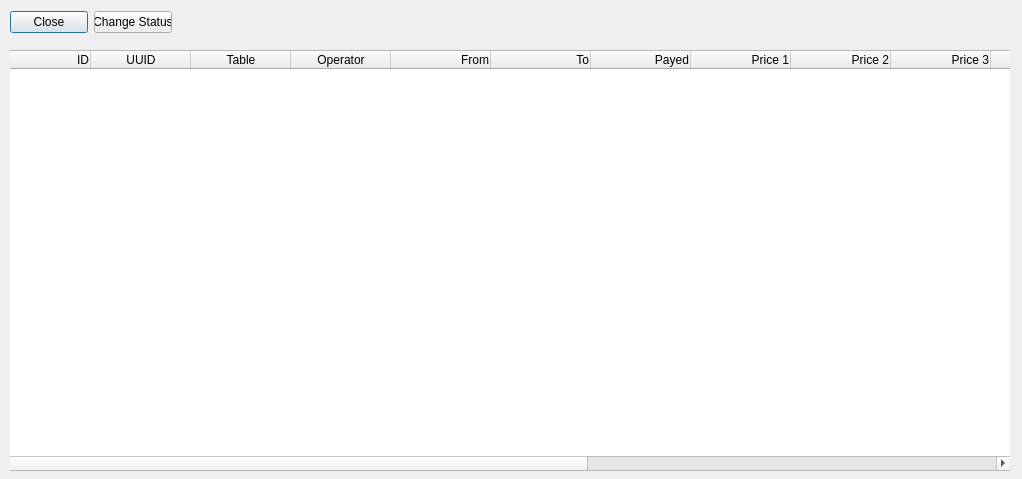
<?xml version="1.0" encoding="UTF-8"?>
<ui version="4.0">
 <class>Dialog</class>
 <widget class="QDialog" name="Dialog">
  <property name="geometry">
   <rect>
    <x>0</x>
    <y>0</y>
    <width>1022</width>
    <height>479</height>
   </rect>
  </property>
  <property name="sizePolicy">
   <sizepolicy hsizetype="Fixed" vsizetype="Fixed">
    <horstretch>0</horstretch>
    <verstretch>0</verstretch>
   </sizepolicy>
  </property>
  <property name="windowTitle">
   <string>Orders</string>
  </property>
  <widget class="QWidget" name="widget" native="true">
   <property name="enabled">
    <bool>true</bool>
   </property>
   <property name="geometry">
    <rect>
     <x>10</x>
     <y>50</y>
     <width>1000</width>
     <height>421</height>
    </rect>
   </property>
   <property name="sizePolicy">
    <sizepolicy hsizetype="Fixed" vsizetype="Fixed">
     <horstretch>0</horstretch>
     <verstretch>0</verstretch>
    </sizepolicy>
   </property>
   <property name="minimumSize">
    <size>
     <width>650</width>
     <height>300</height>
    </size>
   </property>
   <property name="maximumSize">
    <size>
     <width>1000</width>
     <height>600</height>
    </size>
   </property>
   <property name="contextMenuPolicy">
    <enum>Qt::NoContextMenu</enum>
   </property>
   <widget class="QTableWidget" name="tableWidget">
    <property name="geometry">
     <rect>
      <x>-20</x>
      <y>0</y>
      <width>1021</width>
      <height>421</height>
     </rect>
    </property>
    <property name="minimumSize">
     <size>
      <width>100</width>
      <height>0</height>
     </size>
    </property>
    <property name="maximumSize">
     <size>
      <width>1051</width>
      <height>16777215</height>
     </size>
    </property>
    <property name="contextMenuPolicy">
     <enum>Qt::NoContextMenu</enum>
    </property>
    <property name="toolTip">
     <string notr="true"/>
    </property>
    <property name="statusTip">
     <string notr="true"/>
    </property>
    <property name="layoutDirection">
     <enum>Qt::LeftToRight</enum>
    </property>
    <property name="autoFillBackground">
     <bool>true</bool>
    </property>
    <property name="editTriggers">
     <set>QAbstractItemView::NoEditTriggers</set>
    </property>
    <column>
     <property name="text">
      <string notr="true">ID</string>
     </property>
     <property name="toolTip">
      <string notr="true"/>
     </property>
     <property name="whatsThis">
      <string notr="true"/>
     </property>
     <property name="textAlignment">
      <set>AlignRight|AlignVCenter</set>
     </property>
    </column>
    <column>
     <property name="text">
      <string>UUID</string>
     </property>
    </column>
    <column>
     <property name="text">
      <string>Table</string>
     </property>
    </column>
    <column>
     <property name="text">
      <string notr="true">Operator</string>
     </property>
     <property name="toolTip">
      <string notr="true"/>
     </property>
     <property name="whatsThis">
      <string notr="true"/>
     </property>
    </column>
    <column>
     <property name="text">
      <string notr="true">From</string>
     </property>
     <property name="toolTip">
      <string notr="true"/>
     </property>
     <property name="whatsThis">
      <string notr="true"/>
     </property>
     <property name="textAlignment">
      <set>AlignRight|AlignVCenter</set>
     </property>
    </column>
    <column>
     <property name="text">
      <string>To</string>
     </property>
     <property name="textAlignment">
      <set>AlignRight|AlignVCenter</set>
     </property>
    </column>
    <column>
     <property name="text">
      <string>Payed</string>
     </property>
     <property name="textAlignment">
      <set>AlignRight|AlignVCenter</set>
     </property>
    </column>
    <column>
     <property name="text">
      <string>Price 1</string>
     </property>
     <property name="textAlignment">
      <set>AlignRight|AlignVCenter</set>
     </property>
    </column>
    <column>
     <property name="text">
      <string>Price 2</string>
     </property>
     <property name="textAlignment">
      <set>AlignRight|AlignVCenter</set>
     </property>
    </column>
    <column>
     <property name="text">
      <string>Price 3</string>
     </property>
     <property name="textAlignment">
      <set>AlignRight|AlignVCenter</set>
     </property>
    </column>
    <column>
     <property name="text">
      <string>Brutto</string>
     </property>
     <property name="textAlignment">
      <set>AlignRight|AlignVCenter</set>
     </property>
    </column>
    <column>
     <property name="text">
      <string>Card</string>
     </property>
     <property name="textAlignment">
      <set>AlignRight|AlignVCenter</set>
     </property>
    </column>
    <column>
     <property name="text">
      <string>Percent</string>
     </property>
     <property name="textAlignment">
      <set>AlignRight|AlignVCenter</set>
     </property>
    </column>
    <column>
     <property name="text">
      <string>Discount</string>
     </property>
     <property name="textAlignment">
      <set>AlignRight|AlignVCenter</set>
     </property>
    </column>
    <column>
     <property name="text">
      <string>Netto</string>
     </property>
     <property name="textAlignment">
      <set>AlignRight|AlignVCenter</set>
     </property>
    </column>
    <column>
     <property name="text">
      <string notr="true">Sync</string>
     </property>
     <property name="toolTip">
      <string notr="true"/>
     </property>
     <property name="whatsThis">
      <string notr="true"/>
     </property>
     <property name="textAlignment">
      <set>AlignRight|AlignVCenter</set>
     </property>
    </column>
    <column>
     <property name="text">
      <string>State</string>
     </property>
     <property name="textAlignment">
      <set>AlignRight|AlignVCenter</set>
     </property>
    </column>
   </widget>
  </widget>
  <widget class="QWidget" name="horizontalLayoutWidget_2">
   <property name="geometry">
    <rect>
     <x>10</x>
     <y>10</y>
     <width>162</width>
     <height>25</height>
    </rect>
   </property>
   <layout class="QHBoxLayout" name="horizontalLayout">
    <item>
     <widget class="QPushButton" name="bClose">
      <property name="text">
       <string>Close</string>
      </property>
     </widget>
    </item>
    <item>
     <widget class="QPushButton" name="bChangeStatus">
      <property name="text">
       <string>Change Status</string>
      </property>
     </widget>
    </item>
   </layout>
  </widget>
 </widget>
 <resources/>
 <connections/>
</ui>
